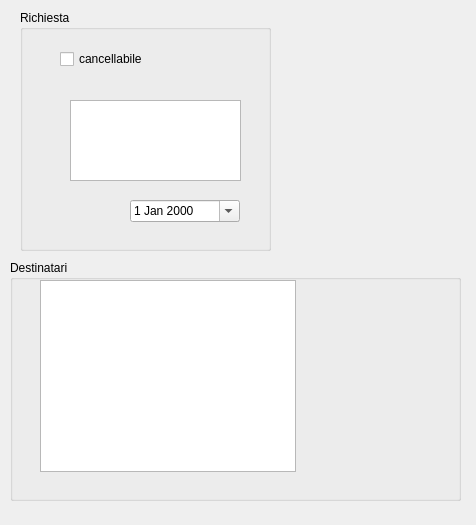
<?xml version="1.0" encoding="UTF-8"?>
<ui version="4.0">
 <class>MainWindow</class>
 <widget class="QMainWindow" name="MainWindow">
  <property name="geometry">
   <rect>
    <x>0</x>
    <y>0</y>
    <width>476</width>
    <height>525</height>
   </rect>
  </property>
  <property name="windowTitle">
   <string>MainWindow</string>
  </property>
  <property name="searchcolumns" stdset="0">
   <string>testo</string>
  </property>
  <widget class="QWidget" name="centralwidget">
   <widget class="QGroupBox" name="groupBox">
    <property name="geometry">
     <rect>
      <x>20</x>
      <y>10</y>
      <width>251</width>
      <height>241</height>
     </rect>
    </property>
    <property name="title">
     <string>Richiesta</string>
    </property>
    <widget class="QCheckBox" name="checkBox">
     <property name="geometry">
      <rect>
       <x>40</x>
       <y>40</y>
       <width>91</width>
       <height>18</height>
      </rect>
     </property>
     <property name="text">
      <string>cancellabile</string>
     </property>
     <property name="column" stdset="0">
      <string>cancellabile</string>
     </property>
    </widget>
    <widget class="QTextEdit" name="textEdit">
     <property name="geometry">
      <rect>
       <x>50</x>
       <y>90</y>
       <width>171</width>
       <height>81</height>
      </rect>
     </property>
     <property name="column" stdset="0">
      <string>testo</string>
     </property>
    </widget>
    <widget class="com.axiastudio.pypapi.ui.widgets.PyPaPiDateEdit" name="dateEdit">
     <property name="geometry">
      <rect>
       <x>110</x>
       <y>190</y>
       <width>110</width>
       <height>22</height>
      </rect>
     </property>
     <property name="calendarPopup">
      <bool>true</bool>
     </property>
     <property name="column" stdset="0">
      <string>datascadenza</string>
     </property>
    </widget>
   </widget>
   <widget class="QGroupBox" name="groupBox_2">
    <property name="geometry">
     <rect>
      <x>10</x>
      <y>260</y>
      <width>451</width>
      <height>241</height>
     </rect>
    </property>
    <property name="title">
     <string>Destinatari</string>
    </property>
    <widget class="com.axiastudio.pypapi.ui.widgets.PyPaPiTableView" name="tableView">
     <property name="geometry">
      <rect>
       <x>30</x>
       <y>20</y>
       <width>256</width>
       <height>192</height>
      </rect>
     </property>
     <property name="entity" stdset="0">
      <string>.destinatarioUfficioCollection</string>
     </property>
     <property name="columns" stdset="0">
      <string>&gt;id&lt;,&lt;destinatario&gt;</string>
     </property>
     <property name="reference" stdset="0">
      <string>destinatario</string>
     </property>
    </widget>
   </widget>
  </widget>
 </widget>
 <customwidgets>
  <customwidget>
   <class>com.axiastudio.pypapi.ui.widgets.PyPaPiTableView</class>
   <extends>QTableView</extends>
   <header location="global">pypapitableview.h</header>
  </customwidget>
  <customwidget>
   <class>com.axiastudio.pypapi.ui.widgets.PyPaPiDateEdit</class>
   <extends>QDateEdit</extends>
   <header>pypapidateedit.h</header>
  </customwidget>
 </customwidgets>
 <resources/>
 <connections/>
</ui>
